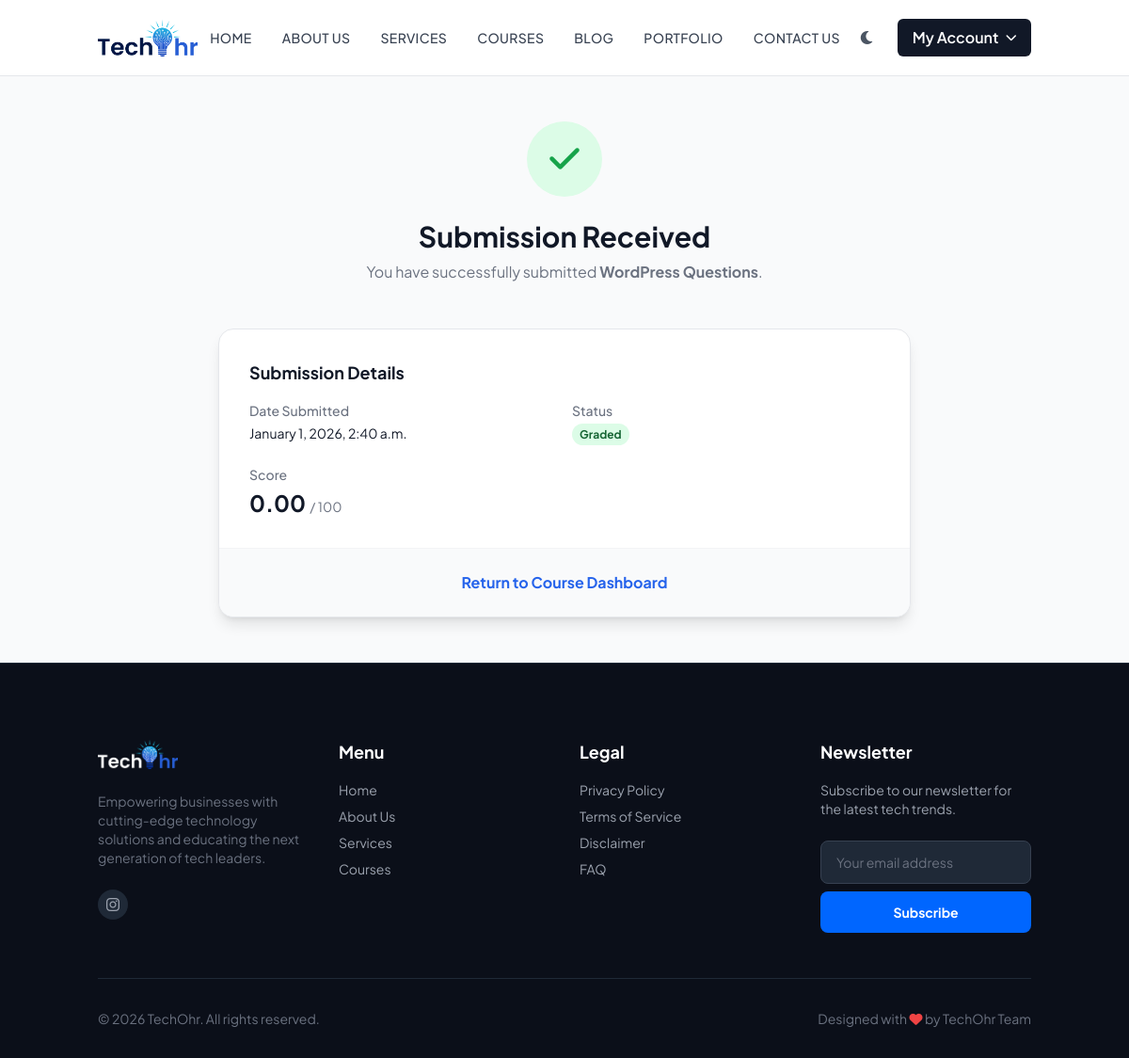
The page /courses/assessment/1/submit/ (signed in) on the database its author committed.
### core/models.py (models this page shows, shortened)
class SiteSettings(models.Model):
    site_name = models.CharField(max_length=200, default='TechOhr')
    logo = models.ImageField(upload_to='settings/logo/', blank=True, null=True)
    favicon = models.ImageField(upload_to='settings/favicon/', blank=True, null=True)
    logo_light = models.ImageField(upload_to='settings/logo/', blank=True, null=True)
    logo_dark = models.ImageField(upload_to='settings/logo/', blank=True, null=True)
    address = models.CharField(max_length=255, blank=True)
    email_primary = models.EmailField(blank=True)
    email_support = models.EmailField(blank=True)
    phone_primary = models.CharField(max_length=50, blank=True)
    facebook_url = models.URLField(blank=True)
    twitter_url = models.URLField(blank=True)
    linkedin_url = models.URLField(blank=True)
    instagram_url = models.URLField(blank=True)
    map_embed_url = models.URLField(blank=True, help_text="Paste the Google Maps embed URL")
    updated_at = models.DateTimeField(auto_now=True)

### courses/models.py (models this page shows, shortened)
class Assessment(models.Model):
    ASSESSMENT_TYPES = (
        ('assignment', 'Assignment (File/Text)'),
        ('quiz', 'Quiz (Multiple Choice/Text)'),
    )
    course = models.ForeignKey(Course, related_name='assessments', on_delete=models.CASCADE)
    module = models.ForeignKey(Module, related_name='assessments', on_delete=models.SET_NULL, null=True, blank=True)
    title = models.CharField(max_length=200)
    description = models.TextField(blank=True)
    assessment_type = models.CharField(max_length=20, choices=ASSESSMENT_TYPES, default='quiz')
    max_score = models.PositiveIntegerField(default=100)
    passing_score = models.PositiveIntegerField(default=60)
    created_at = models.DateTimeField(auto_now_add=True)
    updated_at = models.DateTimeField(auto_now=True)
    due_date = models.DateTimeField(null=True, blank=True)

class Submission(models.Model):
    assessment = models.ForeignKey(Assessment, related_name='submissions', on_delete=models.CASCADE)
    student = models.ForeignKey(settings.AUTH_USER_MODEL, related_name='submissions', on_delete=models.CASCADE)
    submitted_at = models.DateTimeField(auto_now_add=True)
    file = models.FileField(upload_to='assignments/submissions/', blank=True, null=True)
    text_content = models.TextField(blank=True)
    score = models.DecimalField(max_digits=5, decimal_places=2, null=True, blank=True)
    graded_by = models.ForeignKey(settings.AUTH_USER_MODEL, related_name='graded_submissions', on_delete=models.SET_NULL, null=True, blank=True)
    graded_at = models.DateTimeField(null=True, blank=True)
    feedback = models.TextField(blank=True)
    class Meta:
        unique_together = ('assessment', 'student')

### courses/views.py (the view, shortened to what this page needs)
# urls.py: path('assessment/<int:pk>/submit/', views.submit_assessment, name='submit_assessment'),
@login_required
def submit_assessment(request, pk):
    assessment = get_object_or_404(Assessment, pk=pk)
    if not Enrollment.objects.filter(student=request.user, course=assessment.course).exists():
        messages.error(request, 'You must be enrolled to take this assessment.')
        return redirect('course_detail', slug=assessment.course.slug)
    submission = Submission.objects.filter(assessment=assessment, student=request.user).first()
    if submission:
        return render(request, 'courses/submission_detail.html', {'submission': submission, 'assessment': assessment})

### core/context_processors.py (called while the page is built)
def site_settings(request):
    settings_obj = SiteSettings.objects.first()
    stats_obj = CompanyStats.objects.first()
    return {
        'site_settings': settings_obj,
        'company_stats': stats_obj,
    }

### templates/courses/submission_detail.html (shortened to what this page needs)
{% extends 'base.html' %}
{% block content %}
<div class="container mx-auto px-4 py-12 max-w-3xl">
    <div class="text-center mb-12">
        <div class="w-20 h-20 bg-green-100 dark:bg-green-900/30 text-green-600 dark:text-green-400 rounded-full flex items-center justify-center mx-auto mb-6">
            <i class="fas fa-check text-4xl"></i>
        </div>
        <h1 class="text-3xl font-bold text-gray-900 dark:text-white mb-2">Submission Received</h1>
        <p class="text-gray-500 dark:text-gray-400">You have successfully submitted <strong>{{ assessment.title }}</strong>.</p>
    </div>
    <div class="bg-white dark:bg-gray-800 rounded-2xl shadow-lg border border-gray-200 dark:border-gray-700 overflow-hidden">
        <div class="p-8 border-b border-gray-100 dark:border-gray-700">
            <h3 class="text-lg font-bold text-gray-900 dark:text-white mb-4">Submission Details</h3>
            <dl class="grid grid-cols-1 sm:grid-cols-2 gap-x-4 gap-y-6">
                <div>
                    <dt class="text-sm font-medium text-gray-500 dark:text-gray-400">Date Submitted</dt>
                    <dd class="mt-1 text-sm text-gray-900 dark:text-white">{{ submission.submitted_at|date:"F j, Y, g:i a" }}</dd>
                </div>
                <div>
                    <dt class="text-sm font-medium text-gray-500 dark:text-gray-400">Status</dt>
                    <dd class="mt-1 text-sm">
                        {% if submission.score is not None %}
                            <span class="px-2 py-1 bg-green-100 text-green-800 dark:bg-green-900/30 dark:text-green-300 rounded-full text-xs font-bold">Graded</span>
                        {% else %}
                            <span class="px-2 py-1 bg-yellow-100 text-yellow-800 dark:bg-yellow-900/30 dark:text-yellow-300 rounded-full text-xs font-bold">Pending Review</span>
                        {% endif %}
                    </dd>
                </div>
                {% if submission.score is not None %}
                <div>
                    <dt class="text-sm font-medium text-gray-500 dark:text-gray-400">Score</dt>
                    <dd class="mt-1 text-2xl font-bold text-gray-900 dark:text-white">{{ submission.score }} <span class="text-sm text-gray-500 font-normal">/ {{ assessment.max_score }}</span></dd>
                </div>
                {% endif %}
            </dl>
        </div>
        <div class="p-6 bg-gray-50 dark:bg-gray-700/50 text-center">
            <a href="{% url 'course_detail' assessment.course.slug %}" class="text-blue-600 dark:text-blue-400 font-bold hover:underline">
                Return to Course Dashboard
            </a>
        </div>
    </div>
</div>
{% endblock %}

### templates/partials/navbar.html (shortened to what this page needs)
<nav class="bg-white dark:bg-dark text-gray-800 dark:text-white sticky top-0 z-50 border-b border-gray-200 dark:border-gray-800" x-data="{ open: false, scrolled: false }" @scroll.window="scrolled = (window.pageYOffset > 20)">
    <div class="container mx-auto px-4">
        <div class="flex justify-between items-center h-20">
            <a href="{% url 'home' %}" class="flex items-center space-x-2 z-50 relative">
                {% if site_settings %}
                    {% if site_settings.logo_light %}
                        <img src="{{ site_settings.logo_light.url }}" alt="{{ site_settings.site_name }}" class="h-10 w-auto dark:hidden">
                    {% endif %}
                {% else %}
                    <span class="text-2xl font-bold tracking-wider">TECH</span>
                    <span class="text-primary text-2xl"><i class="fas fa-bolt"></i></span>
                    <span class="text-2xl font-bold tracking-wider">OHR</span>
                {% endif %}
            </a>
            <div class="hidden md:flex items-center space-x-2">
                <a href="{% url 'home' %}" class="px-3 py-2 rounded-md text-sm font-medium transition uppercase tracking-wide
                    text-gray-700 dark:text-gray-300 hover:bg-gray-100 dark:hover:bg-gray-800 hover:text-primary
                    {% if request.resolver_match.url_name == 'home' %} bg-gray-100 dark:bg-gray-800 {% endif %}">Home</a>
                <a href="{% url 'about' %}" class="px-3 py-2 rounded-md text-sm font-medium transition uppercase tracking-wide
                    text-gray-700 dark:text-gray-300 hover:bg-gray-100 dark:hover:bg-gray-800 hover:text-primary
                    {% if request.resolver_match.url_name == 'about' %} bg-gray-100 dark:bg-gray-800 {% endif %}">About Us</a>
                <a href="{% url 'service_list' %}" class="px-3 py-2 rounded-md text-sm font-medium transition uppercase tracking-wide
                    text-gray-700 dark:text-gray-300 hover:bg-gray-100 dark:hover:bg-gray-800 hover:text-primary
                    {% if request.resolver_match.url_name == 'service_list' %} bg-gray-100 dark:bg-gray-800 {% endif %}">Services</a>
                <a href="{% url 'course_list' %}" class="px-3 py-2 rounded-md text-sm font-medium transition uppercase tracking-wide
                    text-gray-700 dark:text-gray-300 hover:bg-gray-100 dark:hover:bg-gray-800 hover:text-primary
                    {% if request.resolver_match.url_name == 'course_list' %} bg-gray-100 dark:bg-gray-800 {% endif %}">Courses</a>
                <a href="{% url 'post_list' %}" class="px-3 py-2 rounded-md text-sm font-medium transition uppercase tracking-wide
                    text-gray-700 dark:text-gray-300 hover:bg-gray-100 dark:hover:bg-gray-800 hover:text-primary
                    {% if request.resolver_match.url_name == 'post_list' %} bg-gray-100 dark:bg-gray-800 {% endif %}">Blog</a>
                <a href="{% url 'portfolio' %}" class="px-3 py-2 rounded-md text-sm font-medium transition uppercase tracking-wide
                    text-gray-700 dark:text-gray-300 hover:bg-gray-100 dark:hover:bg-gray-800 hover:text-primary
                    {% if request.resolver_match.url_name == 'portfolio' %} bg-gray-100 dark:bg-gray-800 {% endif %}">Portfolio</a>
                <a href="{% url 'contact' %}" class="px-3 py-2 rounded-md text-sm font-medium transition uppercase tracking-wide
                    text-gray-700 dark:text-gray-300 hover:bg-gray-100 dark:hover:bg-gray-800 hover:text-primary
                    {% if request.resolver_match.url_name == 'contact' %} bg-gray-100 dark:bg-gray-800 {% endif %}">Contact Us</a>
            </div>
            <div class="hidden md:flex items-center space-x-4">
                <button onclick="toggleTheme()" class="p-2 rounded-full text-gray-600 dark:text-gray-300 hover:bg-gray-100 dark:hover:bg-gray-800 transition focus:outline-none" aria-label="Toggle Theme">
                    <i class="fas fa-moon dark:hidden text-gray-600"></i>
                </button>
                 {% if user.is_authenticated %}
                    <div x-data="{ open: false }" class="relative">
                        <button @click="open = !open" class="flex items-center space-x-2 px-4 py-2 rounded-md font-semibold bg-gray-900 text-white hover:bg-gray-800 transition dark:bg-gray-900 dark:text-white">
                            <span>My Account</span>
                            <i class="fas fa-chevron-down text-xs transition-transform duration-300" :class="{'transform rotate-180': open}"></i>
                        </button>
                    </div>
                {% endif %}
            </div>
        </div>
    </div>
</nav>

### templates/partials/footer.html (shortened to what this page needs)
<footer class="bg-dark text-white pt-20 pb-8 border-t border-gray-800">
    <div class="container mx-auto px-4">
        <div class="grid grid-cols-1 md:grid-cols-4 gap-8">
            <div class="col-span-1 md:col-span-1">
                <a href="{% url 'home' %}" class="flex items-center space-x-2 mb-6">
                    {% if site_settings and site_settings.logo %}
                        <img src="{{ site_settings.logo.url }}" alt="{{ site_settings.site_name }}" class="h-8 w-auto">
                    {% else %}
                        <span class="text-xl font-bold tracking-wider">TECH</span>
                        <span class="text-primary text-xl"><i class="fas fa-bolt"></i></span>
                        <span class="text-xl font-bold tracking-wider">OHR</span>
                    {% endif %}
                </a>
                <p class="text-gray-500 text-sm mb-6 max-w-xs">
                    Empowering businesses with cutting-edge technology solutions and educating the next generation of tech leaders.
                </p>
                <div class="flex space-x-4">
                    {% if site_settings and site_settings.instagram_url %}
                    <a href="{{ site_settings.instagram_url }}" class="w-8 h-8 rounded-full bg-gray-800 flex items-center justify-center text-gray-400 hover:bg-primary hover:text-white transition"><i class="fab fa-instagram"></i></a>
                    {% endif %}
                </div>
            </div>
            <div>
                <h3 class="text-lg font-bold mb-4 text-white">Menu</h3>
                <ul class="space-y-2 text-sm text-gray-400">
                    <li><a href="{% url 'home' %}" class="hover:text-primary transition">Home</a></li>
                    <li><a href="{% url 'about' %}" class="hover:text-primary transition">About Us</a></li>
                    <li><a href="{% url 'service_list' %}" class="hover:text-primary transition">Services</a></li>
                    <li><a href="{% url 'course_list' %}" class="hover:text-primary transition">Courses</a></li>
                </ul>
            </div>
            <div>
                <h3 class="text-lg font-bold mb-4 text-white">Legal</h3>
                <ul class="space-y-2 text-sm text-gray-400">
                    <li><a href="#" class="hover:text-primary transition">Privacy Policy</a></li>
                    <li><a href="#" class="hover:text-primary transition">Terms of Service</a></li>
                    <li><a href="#" class="hover:text-primary transition">Disclaimer</a></li>
                    <li><a href="#" class="hover:text-primary transition">FAQ</a></li>
                </ul>
            </div>
            <div>
                <h3 class="text-lg font-bold mb-4 text-white">Newsletter</h3>
                <p class="text-gray-400 text-sm mb-4">Subscribe to our newsletter for the latest tech trends.</p>
                <form action="{% url 'subscribe' %}" method="post" class="flex flex-col space-y-2">
                    <input type="email" name="email" placeholder="Your email address" required class="px-4 py-3 bg-gray-800 border border-gray-700 rounded-lg text-white focus:outline-none focus:border-primary placeholder-gray-500 text-sm">
                    <button type="submit" class="px-4 py-3 bg-primary text-white font-bold rounded-lg hover:bg-blue-600 transition text-sm">Subscribe</button>
                </form>
            </div>
        </div>
        <div class="border-t border-gray-800 mt-12 pt-8 flex flex-col md:flex-row justify-between items-center text-sm text-gray-500">
            <p>&copy; {% now "Y" %} {{ site_settings.site_name|default:'TechOhr' }}. All rights reserved.</p>
            <p>Designed with <i class="fas fa-heart text-red-500"></i> by TechOhr Team</p>
        </div>
    </div>
</footer>

### templates/base.html (style rules this page uses)
body { font-family: 'Plus Jakarta Sans', sans-serif; }

### rows shown on the page
SiteSettings: logo_light (picture), logo (picture), site_name "TechOhr"
Assessment: title "WordPress Questions", max_score "100"
Submission: submitted_at "January 1, 2026, 2:40 a.m.", score "0.00"
